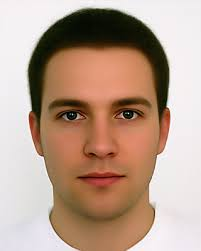
#> input picture face.jpg, 201 x 251 px
$ python opencv.py
#> lines starting #> are read from the running program, lines starting #| are printed output that depends on the picture; after the words box and inside, x2 and y2 are one past the last pixel; in counts of white or black regions, pixels touching at a corner belong together
import cv2

image=cv2.imread("face.jpg")
#> image is the input picture: shape (251, 201, 3); mean B, G, R 141.1, 158, 184.3

image=cv2.resize(image,(300,300))
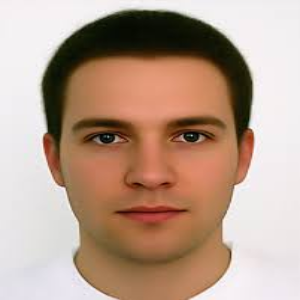
#> image: shape (300, 300, 3); mean B, G, R 141, 157.9, 184.2


classifier=cv2.CascadeClassifier("haarcascade_eye.xml")

gray_image=cv2.cvtColor(image,cv2.COLOR_BGR2GRAY)
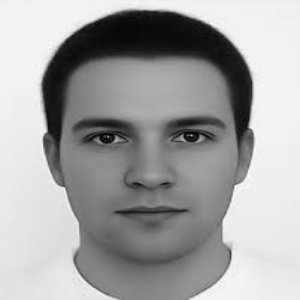
#> gray_image: shape (300, 300); min 2, max 251, mean 163.9

coordinates=classifier.detectMultiScale(gray_image)
#> coordinates = [[166, 114, 44, 44], [79, 114, 47, 47], [138, 214, 23, 23], [92, 170, 109, 109]]
print(coordinates)
#| [[166 114  44  44]
#|  [ 79 114  47  47]
#|  [138 214  23  23]
#|  [ 92 170 109 109]]

for (x,y,w,h) in coordinates:
    cv2.rectangle(image,(x,y),(x+w,y+h),(0,255,0),3)
#> this loop made 4 passes
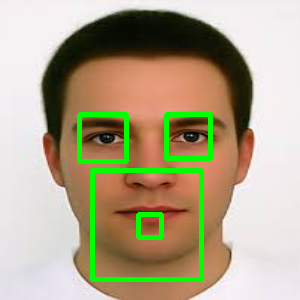
#> image: shape (300, 300, 3); 4.9% of pixels changed, all inside (x1, y1, x2, y2) = (77, 112, 213, 282)


cv2.imshow("image",image)

while True:
    key=cv2.waitKey(1)
#> (key Esc is pressed here)
    print(key)
#| 27
    if key==27:
        cv2.destroyAllWindows()
        break

$ run again, with lane detection.png saved as face.jpg
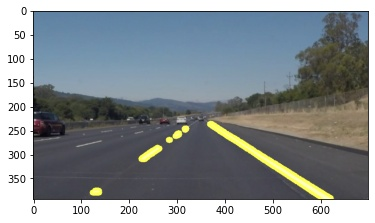
#> input picture lane detection.png, 375 x 223 px
#> image is the input picture: shape (223, 375, 3); mean B, G, R 144.9, 141.2, 134
#> `image=cv2.resize(image,(300,300))`:
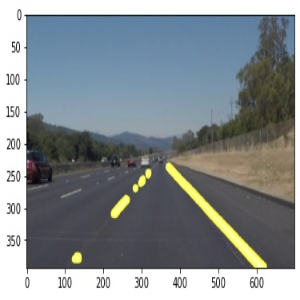
#> image: shape (300, 300, 3); mean B, G, R 144.8, 141, 133.8
#> `gray_image=cv2.cvtColor(image,cv2.COLOR_BGR2GRAY)`:
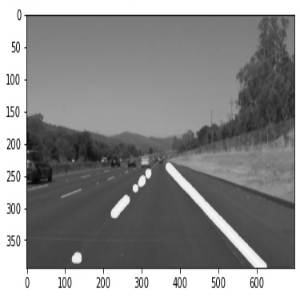
#> gray_image: shape (300, 300); min 7, max 255, mean 139.3
#> coordinates = ()
#| 27
